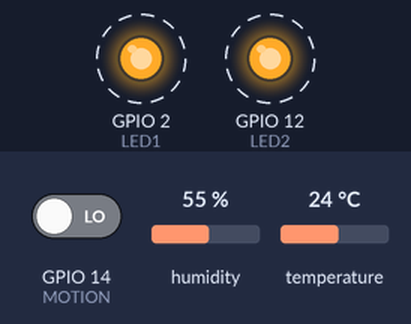
This sketch was run on a simulated ESP32. On the bench: output pins drawn as LEDs (lit = HIGH). Dashed ring = blinking. Inputs (shaded band) come from the test bench; at power-on: GPIO 14 (MOTION) LOW, humidity 55 %, temperature 24 °C. What the sketch prints to the serial monitor is not drawn.

Above: at 0.15 s.
Timing chart, 0 to 3.0 s (numbered marks = the images above):
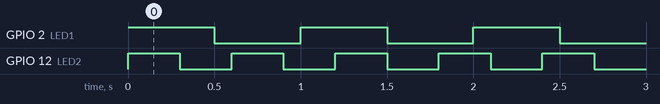

Measured:
- by itself, GPIO 2 (LED1): alternates HIGH for 0.50 s and LOW for 0.50 s
- by itself, GPIO 12 (LED2): alternates HIGH for 0.30 s and LOW for 0.30 s
- by itself, everything shown: repeats every 3.0 s, in 14 steps

The sketch:

Dual_core_sensor_readings.ino
```cpp
#include "DHT.h"

#define LED1    2
#define LED2    12
//#define TOUCH   4
#define MOTION  14
#define TEMP    5

TaskHandle_t led_blink_1_handle;
TaskHandle_t led_blink_2_hanlde;
TaskHandle_t motion_handle;
TaskHandle_t dht_handle;

BaseType_t task_check;

DHT dht(TEMP,DHT22);

void setup() {
  Serial.begin(115200);
  pinMode(LED1, OUTPUT);
  pinMode(LED2, OUTPUT);
  pinMode(MOTION, INPUT);

 task_check = xTaskCreatePinnedToCore(blink_1, "Blinking_LED_1", 1000, NULL, 1, &led_blink_1_handle,0);
  if(task_check != pdPASS)
      Serial.println("Task creation failed for blink_1");
  task_check = xTaskCreatePinnedToCore(Motion_sensor, "Motion_sensor_reading", 1000, NULL, 1, &motion_handle,0);
  if(task_check != pdPASS)
      Serial.println("Task creation failed for Motion_sensor");
  task_check = xTaskCreatePinnedToCore(blink_2, "Blinked_LED_2", 1000, NULL, 1, &led_blink_2_hanlde,1);
  if(task_check != pdPASS)
      Serial.println("Task creation failed for blink_2");
  task_check = xTaskCreatePinnedToCore(temp_sensor, "Temp_Humidity_Readings", 1000, NULL, 1, &dht_handle,1);
  if(task_check != pdPASS)
      Serial.println("Task creation failed for temp_sensor");
}

void blink_1(void *p)
{
  while(1)
  {
    digitalWrite(LED1, HIGH);
    delay(500);
    digitalWrite(LED1, LOW);
    delay(500);
  }
}

void blink_2(void *p)
{
  while(1)
  {
    digitalWrite(LED2, HIGH);
    delay(300);
    digitalWrite(LED2, LOW);
    delay(300);
  }
}

void Motion_sensor(void *p)
{
  while(1)
  {
    Serial.print("Motion Sensor Readings : ");
    Serial.println(digitalRead(MOTION));
    delay(500);
  }
}
void temp_sensor(void *p)
{
  while(1)
  {
    Serial.print("Temperature :");
    Serial.println(dht.readTemperature());
    delay(500);
  }
}

void loop() {

}
```
